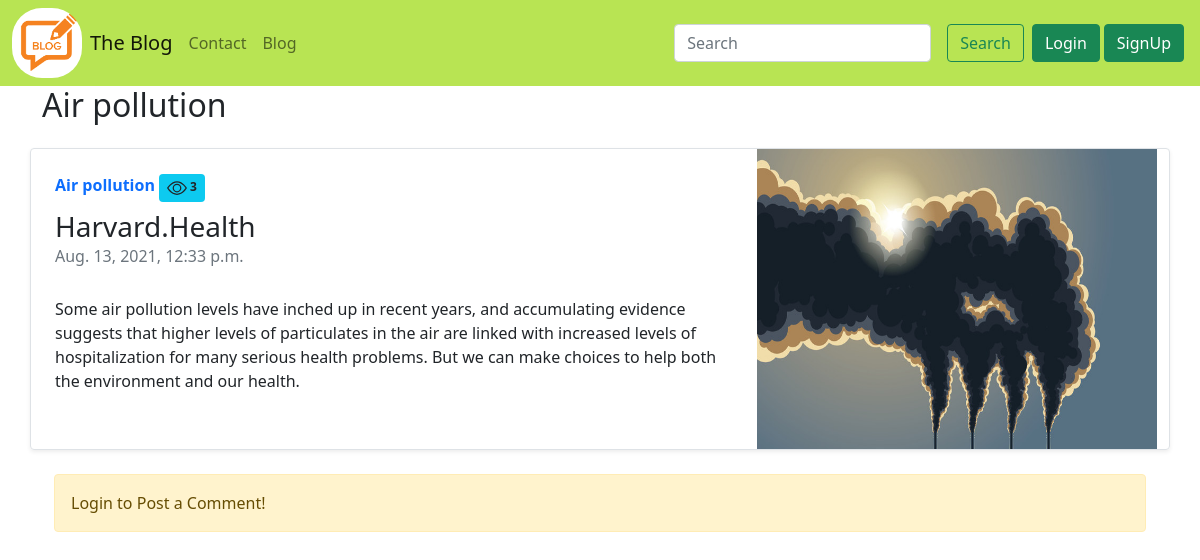
The page /blog/second-post on the database its author committed.
### Blogger/models.py (models this page shows, shortened)
class Post(models.Model):
    sno = models.AutoField(primary_key=True)
    title = models.CharField(max_length=255)
    author = models.CharField(max_length=255)
    views = models.IntegerField(default=0)
    content = models.TextField()
    slug = models.SlugField(max_length=255, blank=True)
    timeStamp = models.DateTimeField(blank=True)
    image = models.ImageField(upload_to="Blogger/blog_img", default = "")

### Blogger/views.py (the view)
# urls.py: path('<str:slug>', views.blogPost, name='blogPost'),
def blogPost(request, slug):
    userlist = User.objects.all()
    post = Post.objects.filter(slug=slug).first()
    post.views += 1
    post.save()
    allcomments = BlogComment.objects.all()
    parentSno = request.POST.get("parentSno")
    replySno = request.POST.get("replySno")
    comments = BlogComment.objects.filter(post=post)
    replies= BlogComment.objects.filter(post=post).exclude(parent=None)
    replyDict={}
    for reply in replies:
        if reply.parent.sno not in replyDict.keys():
            replyDict[reply.parent.sno]=[reply]
        else:
            replyDict[reply.parent.sno].append(reply)
    '''output of above line: {29: [<BlogComment: hi this is relp... by  nishant>, <BlogComment: second time rep... by  nishant>], 31: [<BlogComment: hello 2 reply
     by  nishant>, <BlogComment: 2 reply of 2 co... by  nishant>]}'''
    replys = BlogComment.objects.filter(parent=replySno)
    context = {"post": post, "comments": comments, "allcomments": allcomments,'replyDict': replyDict}
    return render(request, 'blog/blogPost.html', context)

### templates/blog/blogPost.html (shortened to what this page needs)
{% extends 'Home/basic.html' %}
{% block body %}
{% load humanize %}
{% load extras %}
<div class="container">
    <h2>{{post.title}}</h2>
    <div class="row no-gutters border rounded overflow-hidden flex-md-row mb-4 shadow-sm h-md-250 my-4 position-relative">
        <div class="col p-4 d-flex flex-column position-static">
            <strong class="d-inline-block mb-2 text-primary">{{post.title}} <span class="badge bg-info text-dark">  {{post.views}}</span>
</strong>
            <h3 class="mb-0">{{post.author}}</h3>
            <div class="mb-1 text-muted">{{post.timeStamp}}</div>
            <p class="card-text mb-auto">{{post.content|safe}}</p>
        </div>
        <div class="col-auto d-none d-lg-block">
        <img src="/media/{{post.image}}" width="400" height="300" alt="" srcset="">
        </div>
    </div>
    <div class="container">
        {% if user.is_anonymous %}
        <div class="alert alert-warning" role="alert">
            Login to Post a Comment!
        </div>
        {% endif %}
        </div>
    </div>
        {% endblock body %}

### rows shown on the page
Post: title "Air pollution", views "3", author "Harvard.Health", timeStamp "Aug. 13, 2021, 12:33 p.m.", content "Some air pollution levels have inched up in recent years, and accumulating evidence suggests that higher levels of particulates in the air are linked with increased levels of hospitalization for many serious health problems. But we can make choices to help both the environment and our health.", image (picture)
